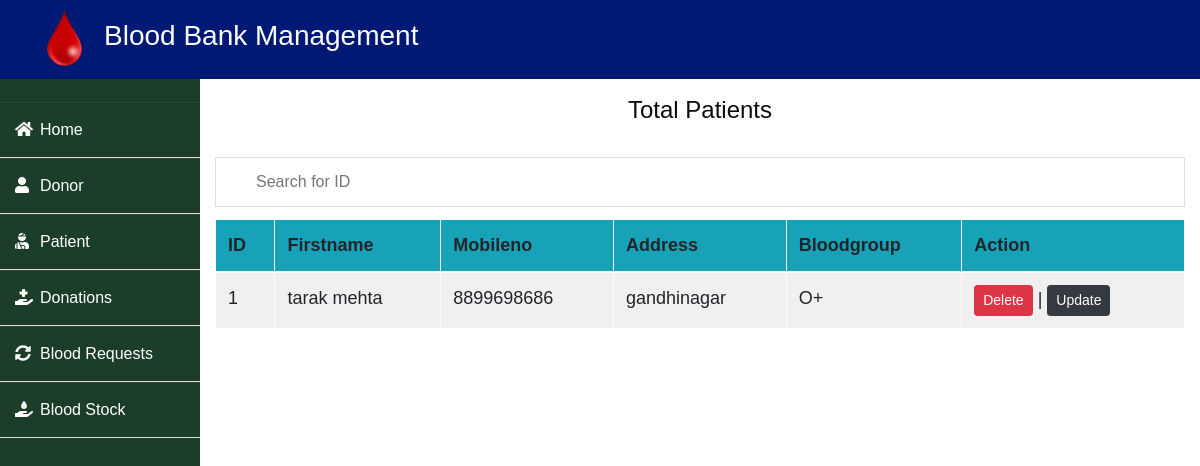
Screenshot of /p_admin/ with the database file from the repository.
### patient/models.py (models this page shows, shortened)
class Patient(models.Model):
    user=models.OneToOneField(User,on_delete=models.CASCADE)
    mobileno = models.CharField(max_length=20,null=False)
    address = models.CharField(max_length=40)
    bloodgroup=models.CharField(max_length=10)
    def get_name(self):
        return self.user.first_name+" "+self.user.last_name

### blood/views.py (the view)
# urls.py: path('p_admin/',views.p_admin,name='p_admin'),
def p_admin(request):
    patient=pmodels.Patient.objects.all()
    return render(request,"action/p_admin.html",{'patient':patient})

### templates/action/p_admin.html (shortened to what this page needs)
{% extends 'action/adminbase.html' %}
{% block content %}
{%load static%}
<head>
   </head>
<br>
<div class="container">
    <H4 class="text-center">Total Patients</H4><br>
    <input type="text" id="myInput" onkeyup="myFunction()" placeholder="Search for ID ">
    <table class="table table-light table-hover table-bordered table-striped" id="myTable">
        <thead class="bg-info">
            <tr>
                <th scope="col">ID</th>
                <th scope="col">Firstname</th>
                <th scope="col">Mobileno</th>
                <th scope="col">Address</th>
                <th scope="col">Bloodgroup</th>
                <th scope="col">Action</th>
            </tr>
        </thead>
        <tbody>
            {% for t in patient %}
            <tr>
                <td>{{forloop.counter}}</td>
                <td>{{t.get_name}}</td>
                <td>{{t.mobileno}}</td>
                <td>{{t.address}}</td>
                <td>{{t.bloodgroup}}</td>
                <td><a href="/deletep/{{t.id}}" class="btn btn-danger btn-sm">Delete</a> | <a href="/updatep/{{t.id}}" class="btn btn-dark btn-sm">Update</a>  </td>
            </tr>
            {% endfor %}
        </tbody>
    </table>
</div>
{% endblock content %}

### static/home/style.css (style rules this page uses)
body { font-family: 'Roboto', sans-serif; color: #0c0c0c; background-color: #ffffff; overflow-x: hidden; }
a, a:hover, a:focus { text-decoration: none; }
.btn, .btn:focus { outline: none !important; -webkit-box-shadow: none; box-shadow: none; }

### static/home/responsive.css (style rules this page uses)
@media (min-width: 1200px) { .container { max-width: 1170px; } }

### templates/action/adminbase.html (style rules this page uses)
* { margin: 0; padding: 0; box-sizing: border-box; list-style: none; text-decoration: none; font-family: 'Josefin Sans', sans-serif; }
body { background-color: #f3f5f9; }

### templates/action/p_admin.html (style rules this page uses)
#myInput { background-image: url('/css/searchicon.png'); background-position: 10px 12px; background-repeat: no-repeat; width: 100%; font-size: 16px; padding: 12px 20px 12px 40px; border: 1px solid #ddd; margin-bottom: 12px; }
#myTable { border-collapse: collapse; width: 100%; border: 1px solid #ddd; font-size: 18px; }
#myTable th, #myTable td { text-align: left; padding: 12px; }
#myTable tr { border-bottom: 1px solid #ddd; }

### rows the page displays
Patient: get_name "tarak mehta", mobileno "8899698686", address "gandhinagar", bloodgroup "O+"
